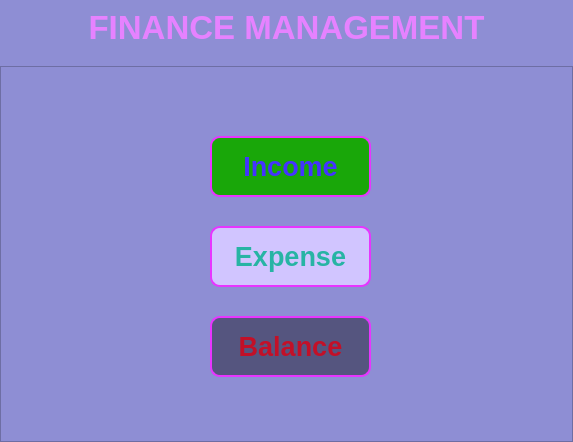
<?xml version="1.0" encoding="UTF-8"?>
<ui version="4.0">
 <class>MainWindow</class>
 <widget class="QMainWindow" name="MainWindow">
  <property name="geometry">
   <rect>
    <x>0</x>
    <y>0</y>
    <width>573</width>
    <height>442</height>
   </rect>
  </property>
  <property name="windowTitle">
   <string>MainWindow</string>
  </property>
  <property name="styleSheet">
   <string notr="true">background-color: rgb(142, 142, 212);</string>
  </property>
  <widget class="QWidget" name="centralwidget">
   <layout class="QVBoxLayout" name="verticalLayout">
    <property name="spacing">
     <number>0</number>
    </property>
    <property name="leftMargin">
     <number>0</number>
    </property>
    <property name="rightMargin">
     <number>0</number>
    </property>
    <property name="bottomMargin">
     <number>0</number>
    </property>
    <item alignment="Qt::AlignmentFlag::AlignTop">
     <widget class="QLabel" name="label">
      <property name="font">
       <font>
        <pointsize>25</pointsize>
        <bold>true</bold>
       </font>
      </property>
      <property name="styleSheet">
       <string notr="true">color: rgb(230, 130, 255);</string>
      </property>
      <property name="text">
       <string>FINANCE MANAGEMENT</string>
      </property>
      <property name="alignment">
       <set>Qt::AlignmentFlag::AlignCenter</set>
      </property>
     </widget>
    </item>
    <item>
     <widget class="QFrame" name="frame">
      <property name="minimumSize">
       <size>
        <width>0</width>
        <height>376</height>
       </size>
      </property>
      <property name="maximumSize">
       <size>
        <width>16777215</width>
        <height>376</height>
       </size>
      </property>
      <property name="frameShape">
       <enum>QFrame::Shape::StyledPanel</enum>
      </property>
      <property name="frameShadow">
       <enum>QFrame::Shadow::Raised</enum>
      </property>
      <widget class="QPushButton" name="Income_pushButton">
       <property name="geometry">
        <rect>
         <x>210</x>
         <y>70</y>
         <width>161</width>
         <height>61</height>
        </rect>
       </property>
       <property name="font">
        <font>
         <pointsize>20</pointsize>
         <bold>true</bold>
        </font>
       </property>
       <property name="styleSheet">
        <string notr="true">QPushButton{
	
	background-color: rgb(25, 167, 9);
	color: rgb(68, 51, 255);
	border: 2px solid #e735ff;
border-radius: 10px;
}</string>
       </property>
       <property name="text">
        <string>Income</string>
       </property>
      </widget>
      <widget class="QPushButton" name="Expense_pushButton">
       <property name="geometry">
        <rect>
         <x>210</x>
         <y>160</y>
         <width>161</width>
         <height>61</height>
        </rect>
       </property>
       <property name="font">
        <font>
         <pointsize>20</pointsize>
         <bold>true</bold>
        </font>
       </property>
       <property name="styleSheet">
        <string notr="true">QPushButton{
	
	background-color: rgb(209, 197, 255);
	color: rgb(39, 180, 164);
	border: 2px solid #e735ff;
border-radius: 10px;
}</string>
       </property>
       <property name="text">
        <string>Expense</string>
       </property>
      </widget>
      <widget class="QPushButton" name="Balance_pushButton">
       <property name="geometry">
        <rect>
         <x>210</x>
         <y>250</y>
         <width>161</width>
         <height>61</height>
        </rect>
       </property>
       <property name="font">
        <font>
         <pointsize>20</pointsize>
         <bold>true</bold>
        </font>
       </property>
       <property name="styleSheet">
        <string notr="true">QPushButton{
background-color: rgb(85, 85, 127);
	color: rgb(194, 16, 40);
	border: 2px solid #e735ff;
border-radius: 10px;
}</string>
       </property>
       <property name="text">
        <string>Balance</string>
       </property>
      </widget>
     </widget>
    </item>
   </layout>
  </widget>
 </widget>
 <resources/>
 <connections/>
</ui>
